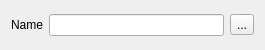
<?xml version="1.0" encoding="UTF-8"?>
<ui version="4.0">
 <class>CustomWidget</class>
 <widget class="QWidget" name="CustomWidget">
  <property name="geometry">
   <rect>
    <x>0</x>
    <y>0</y>
    <width>265</width>
    <height>50</height>
   </rect>
  </property>
  <property name="windowTitle">
   <string>Form</string>
  </property>
  <layout class="QVBoxLayout" name="verticalLayout">
   <item>
    <layout class="QHBoxLayout" name="horizontalLayout">
     <item>
      <widget class="QLabel" name="label">
       <property name="text">
        <string>Name</string>
       </property>
      </widget>
     </item>
     <item>
      <widget class="QLineEdit" name="path"/>
     </item>
     <item>
      <widget class="QToolButton" name="btn">
       <property name="text">
        <string>...</string>
       </property>
      </widget>
     </item>
    </layout>
   </item>
  </layout>
 </widget>
 <resources/>
 <connections/>
</ui>
